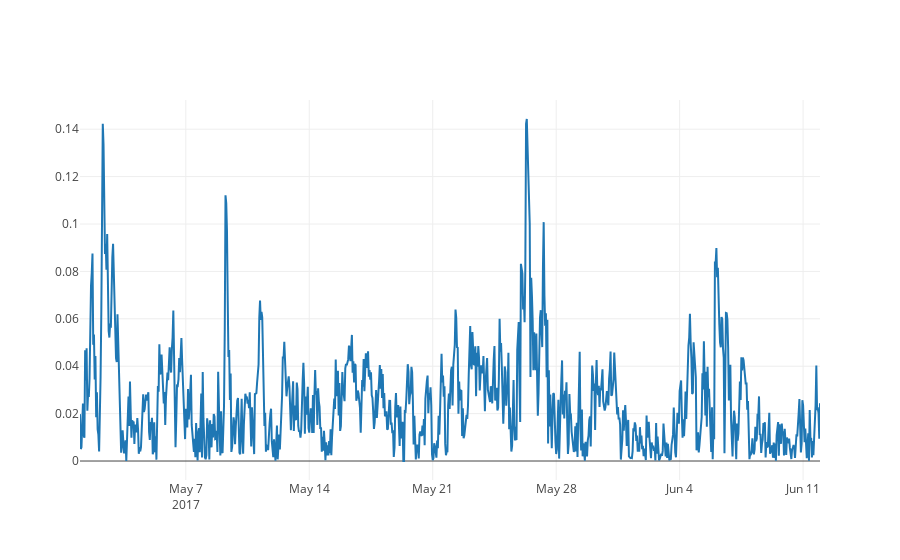

Write notebook code for a chart like this one.
### Markdown cell above
Pour inspecter dynamiquement des visualisations, la librairie plotly se révèle très utile.
Ci-dessous vous pouvez identifier les jours et heures qui présentent les erreurs les plus importantes pour ensuite imaginer ce qui a pu pêcher.

### Code cell
from plotly.offline import download_plotlyjs, init_notebook_mode, plot, iplot, iplot_mpl
init_notebook_mode(connected=True)
iplot([{"x": YconsoTest1['ds'], "y": ErreursTest1}])

### Figure 1 — Plotly figure (JSON) as saved in the notebook; plotly's stock layout.template omitted (floating-point values rounded to 4 significant figures; data arrays with more than 128 entries replaced by an {"elided": "..."} marker saying what was removed)
{"data": [{"x": {"elided": "1008 str values"}, "y": {"elided": "1008 float values"}}], "layout": {}}
